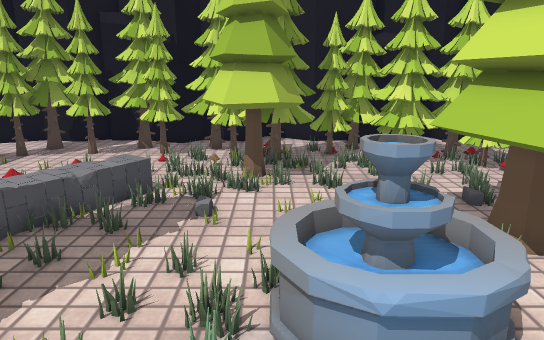
View 1 (above)

24 first-person views from a walk through a scene from a Unity 3-D project. The camera is 1.3 m above the floor, tilts 14° down and sees 70° across. The floor is counted in squares, 0.35 m on a side. Each view is taken from the middle of a square. On the plan, view 1 faces up. The plan holds only what a view shows up to about 20 squares ahead; the rest is blank. The place goes on beyond the plan. The player character is not drawn. Some surface patterns are stand-ins.

View 2
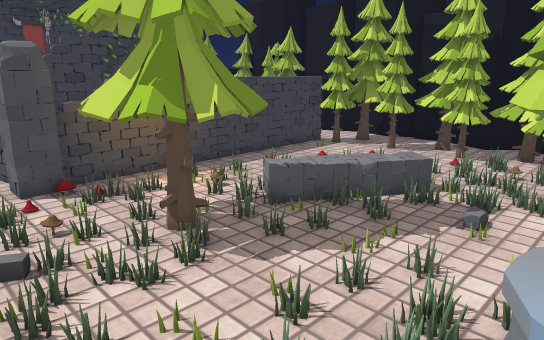

View 3
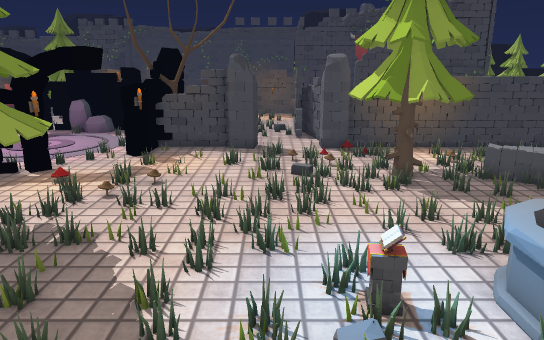

View 4
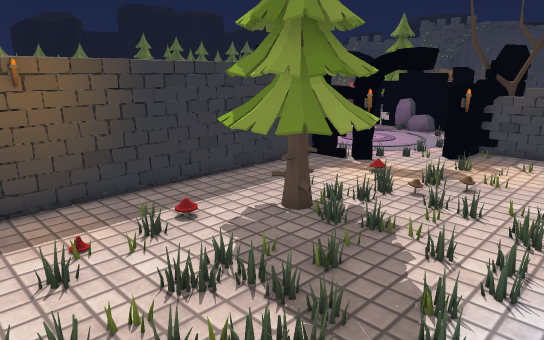

View 5
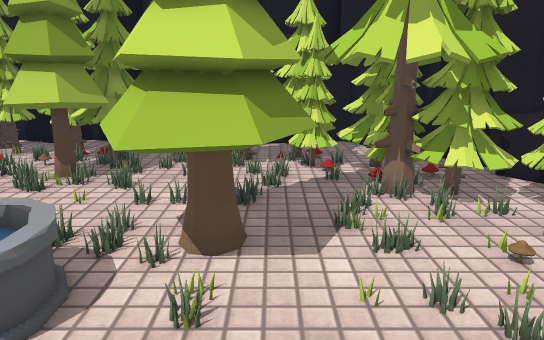

View 6
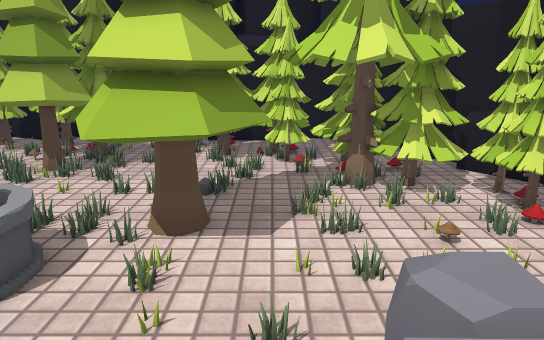

View 7
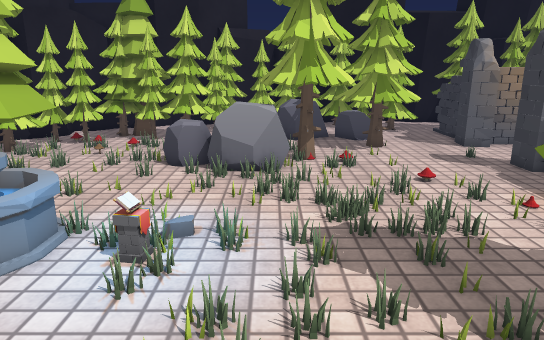

View 8
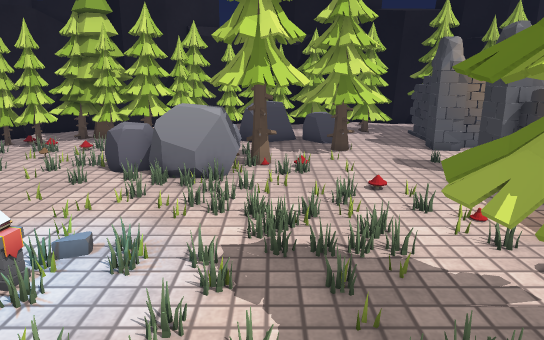

View 9
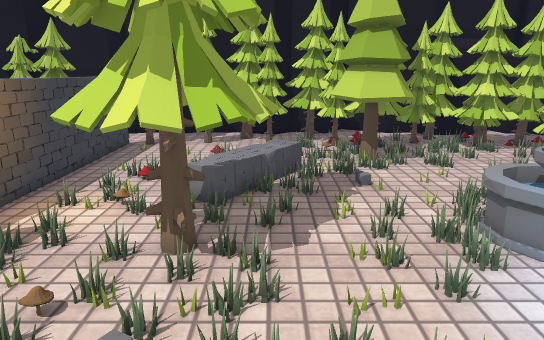

View 10
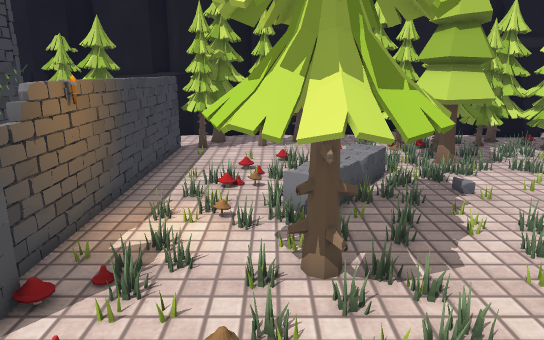

View 11
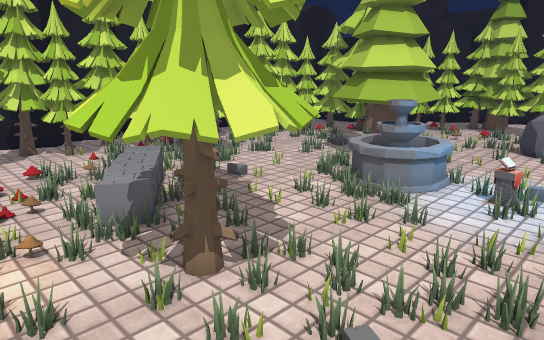

View 12
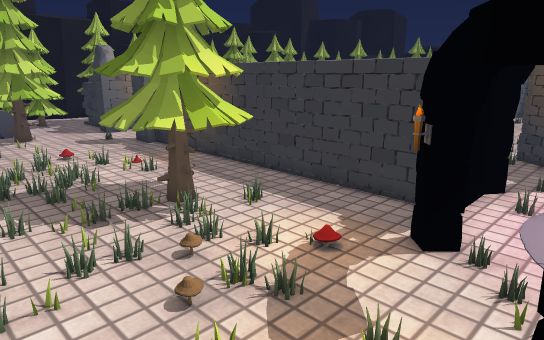

View 13
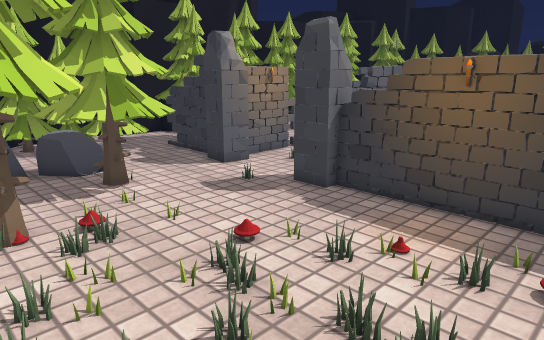

View 14
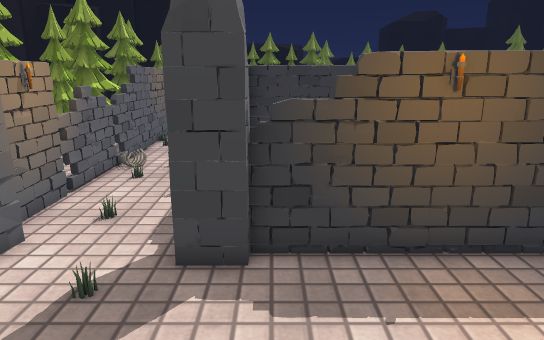

View 15
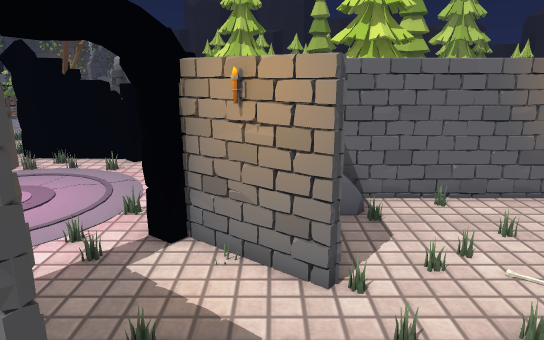

View 16
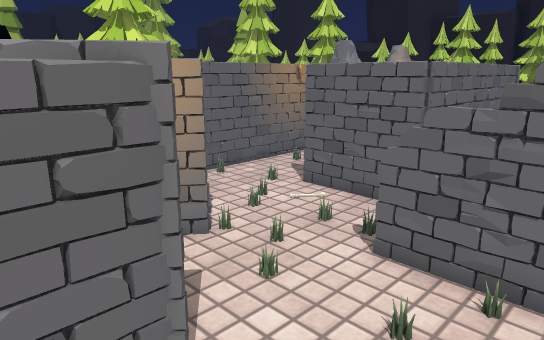

View 17
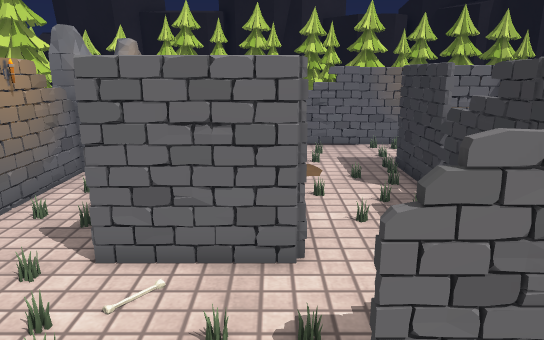

View 18
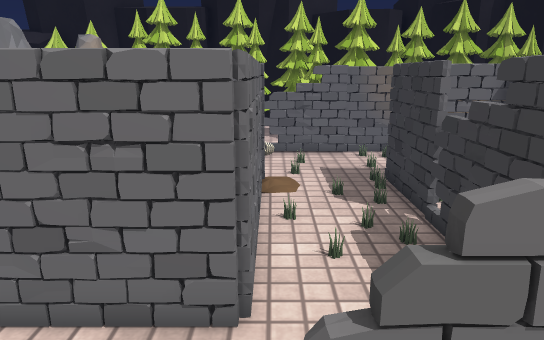

View 19
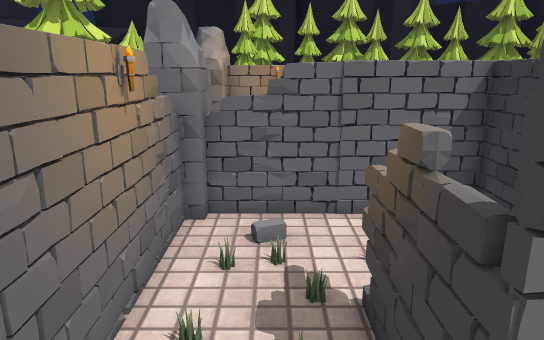

View 20
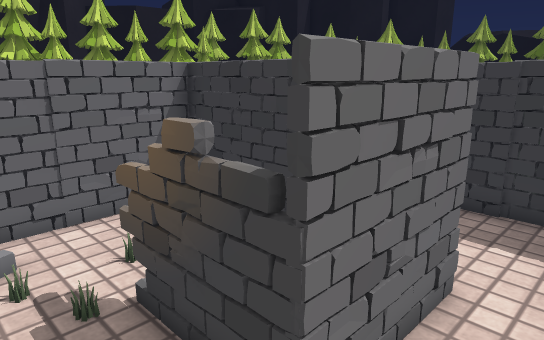

View 21
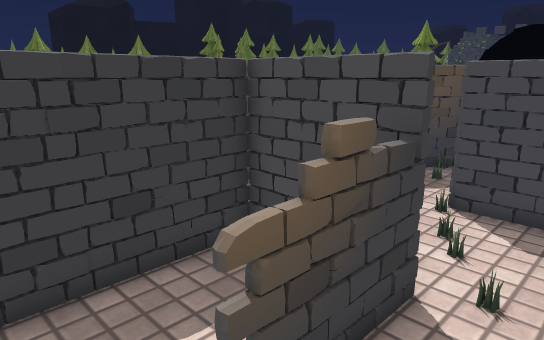

View 22
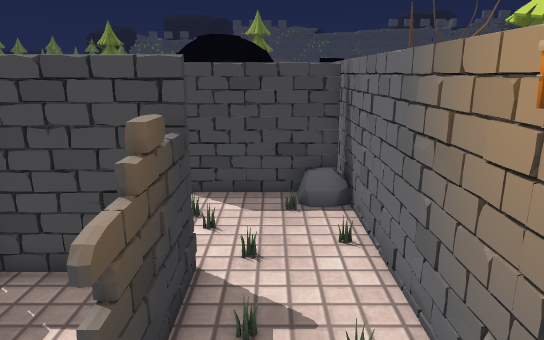

View 23
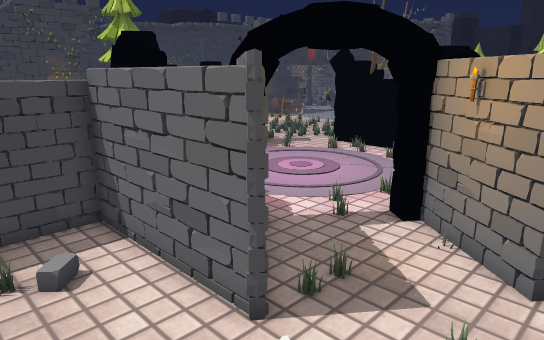

View 24
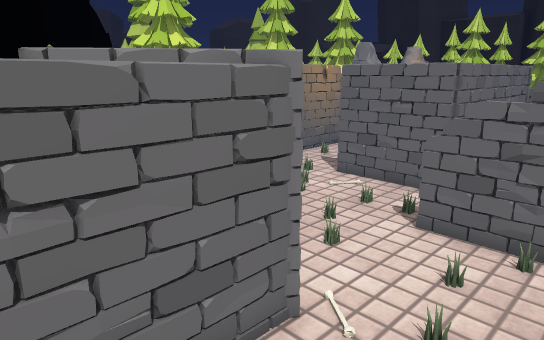

### Floor plan
Key: @ floor where view 1 was taken; # wall or solid block; x gap in a wall; . floor; / step, stairs or slope; = window, fence, low wall or low ledge; T tree; M mushroom; C column; R torch; K rock; B bones; O other object.
Columns run from 14 left of view 1 to 15 right of it. Each row starts with its distance up from view 1.
 20   TTT  TTTTTT     TT
 19  .TTT TTTT TT     TTO      ###
 18  #TTTTTTTTTTOO  TOTTOTTT     #
 17  #TT.TT..O.TTOOTTTTTTOOO    .#
 16  =.O......O.OTTTTOTTTTTTTT  .#
 15  =...OOO.OO.O TT.OOTT.TOTTTT.#
 14  =.....OOO.OTTTTO.O..O.OTO O.=
 13  =...OOOO .OTTTTO....O.TOOTT
 12   .OOOO.. OOO ..O..OO.TTTTTTTT
 11  =..OO.O OOOO..O.OO.O..TTTTTTT
 10  =..O.O. O../.O...TT  .TTTTTTO
  9  =..OOOOOOO..O....TT T O.T..TM
  8  =.OOM.OO..O..OOOTTTTTTOO.OO.M
  7  R..O.TTTO.OO.O/O/TTTT....M..
  6  =..OTTTTT...OO  OTTTT.OOO.OOO
  5  =OOOTTTTT..OOO   ..O....O..O
  4   MMOTTTTT.O.O.OOO..O.O.OO.O
  3 xCMOOOTTTO.OO...O......KKK
  2 ...OOM.O..O...O.O.OO..O.KK
  1  ...O...OOOOO..OO...OOOK
  0   .OO.OO.OOO.O@.OO.OO.OKK
 -1  CC..O....O.O.O....OOO.KK
 -2  CC..O..OO.O.O.OO...OO.TTTTT.
 -3  #..O..O..O..O...OOO.OOTTOTT.
 -4 T=.....OM.OO.OOO.OOO.O..MMT T
 -5 T=O..O.OOM..TTT.OO.OOO...OTTTT
 -6 TOOOO.....OTTTTT.OO..M..O.TTTT
 -7 .T.OOO..MO.TTTTT..OO.O....TTTT
 -8 ....O O....TTTTTMOMO......TTTT
 -9    ..OOO....TTT.O........... .
-10     ..OO.................O....
-11      . O ..........R. #CC...CC
-12      . ####K#########=#CC...C#
-13      .O   # O.....O.O..=....##
-14      .OO  #....O.O..O..= .O.##
-15     ..OO# #....#===O...# ...##
-16     .OO.R##.OO.#====O..# ...==
-17      O.....O..B#.......#  ..=#
-18     OO.O...O.O.#.....  =  .O=#
-19      ##O..O....#########  ..B
-20  #######....=O..######O#....B=
-21  =......B...=/...O......O.O.=#
-22  =......O.O.= .....O..O.....##
-23  =.O... ...O# ....O..O......##
-24    . .     .   ###==#####O..##

Positions as (right, up) in squares from view 1, and headings:
1: (0, 0), facing up
2: (1, 0), facing up-left
3: (7, 0), facing left
4: (7, 0), facing down-left
5: (7, 0), facing up
6: (8, -1), facing up
7: (-6, -1), facing right
8: (-5, -3), facing right
9: (-5, -3), facing up
10: (-8, -2), facing up
11: (-11, -1), facing up-right
12: (-11, -1), facing down-right
13: (1, -1), facing down-right
14: (8, -4), facing down
15: (-5, -23), facing up
16: (-9, -24), facing up-right
17: (-6, -19), facing right
18: (-4, -20), facing right
19: (-1, -14), facing right
20: (-1, -13), facing down-right
21: (7, -13), facing down-left
22: (8, -14), facing left
23: (-3, -24), facing up-left
24: (-11, -24), facing up-right
